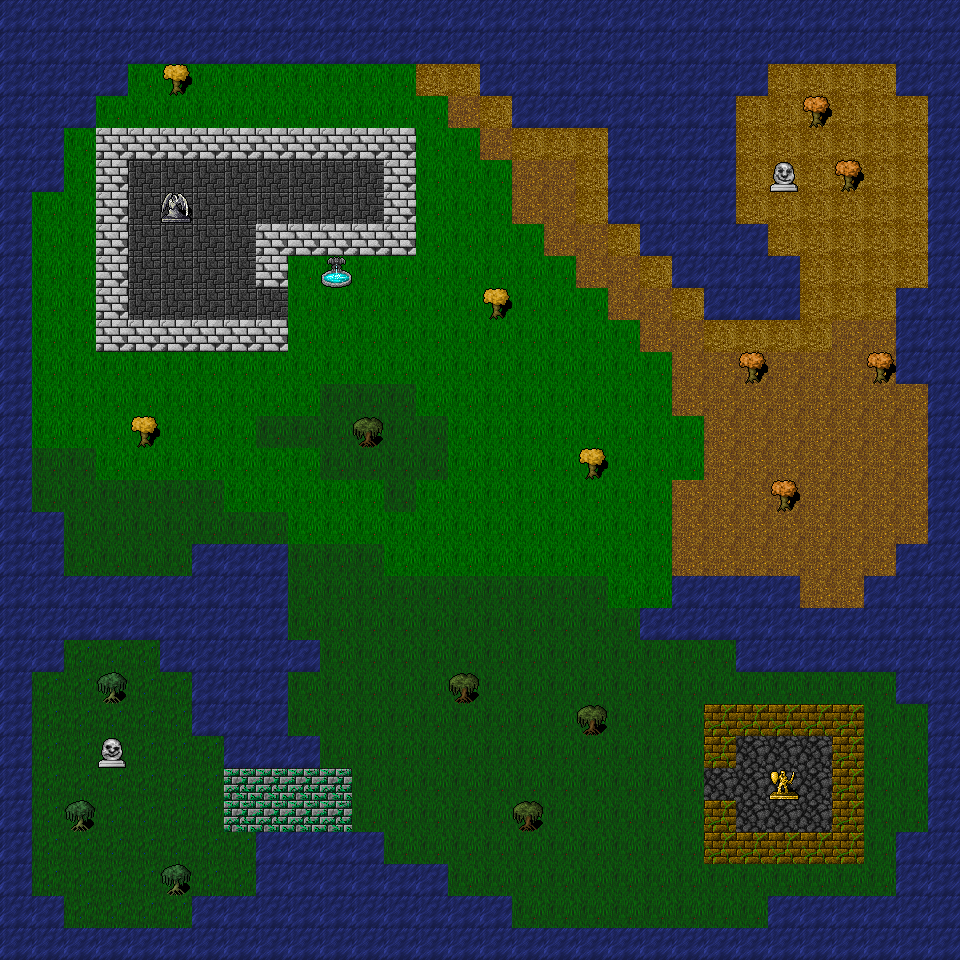

A level layout from a 2D game, rendered from its tile map. Below: a short description, then the map file with its tile-grid data intact:
An orthogonal 30x30 tile map with 32x32 px tiles, 2 tile layers (Background, Collision).

<map version="1.4" tiledversion="1.4.0" orientation="orthogonal" renderorder="right-down" width="30" height="30" tilewidth="32" tileheight="32" infinite="0" nextlayerid="3" nextobjectid="1">
 <editorsettings>
  <export target="tilemap.tmx" format="tmx" />
 </editorsettings>
 <tileset firstgid="1" source="background.tsx" />
 <layer id="1" name="Background" width="30" height="30">
  <data encoding="csv">
0,0,0,0,0,0,0,0,0,0,0,0,0,0,0,0,0,0,0,0,0,0,0,0,0,0,0,0,0,0,
0,0,0,0,0,0,0,0,0,0,0,0,0,0,0,0,0,0,0,0,0,0,0,0,0,0,0,0,0,0,
0,0,0,0,300,300,300,300,300,300,300,300,300,204,204,0,0,0,0,0,0,0,0,0,204,204,204,204,0,0,
0,0,0,300,300,300,300,300,300,300,300,300,300,300,201,204,0,0,0,0,0,0,0,204,204,204,204,204,204,0,
0,0,300,300,300,300,300,300,300,300,300,300,300,300,300,201,204,204,204,0,0,0,0,204,204,204,204,204,204,0,
0,0,300,300,504,504,504,504,504,504,504,504,300,300,300,300,201,201,204,0,0,0,0,204,204,204,204,204,204,0,
0,300,300,300,504,504,504,504,504,504,504,504,300,300,300,300,201,201,204,0,0,0,0,204,204,204,204,204,204,0,
0,300,300,300,504,504,504,504,300,300,300,300,300,300,300,300,300,201,201,204,0,0,0,0,204,204,204,204,204,0,
0,300,300,300,504,504,504,504,300,300,300,300,300,300,300,300,300,300,201,201,204,0,0,0,0,204,204,204,204,0,
0,300,300,300,504,504,504,504,504,300,300,300,300,300,300,300,300,300,300,201,201,204,0,0,0,204,204,204,0,0,
0,300,300,300,300,300,300,300,300,300,300,300,300,300,300,300,300,300,300,300,201,201,204,204,204,204,201,201,0,0,
0,300,300,300,300,300,300,300,300,300,300,300,300,300,300,300,300,300,300,300,300,201,201,201,201,201,201,201,0,0,
0,300,300,300,300,300,300,300,300,300,299,299,299,300,300,300,300,300,300,300,300,201,201,201,201,201,201,201,201,0,
0,300,300,300,300,300,300,300,299,299,299,299,299,299,300,300,300,300,300,300,300,300,201,201,201,201,201,201,201,0,
0,299,299,300,300,300,300,300,300,300,299,299,299,299,300,300,300,300,300,300,300,300,201,201,201,201,201,201,201,0,
0,299,299,299,299,299,299,300,300,300,300,300,299,300,300,300,300,300,300,300,300,201,201,201,201,201,201,201,201,0,
0,0,299,299,299,299,299,299,299,300,300,300,300,300,300,300,300,300,300,300,300,201,201,201,201,201,201,201,201,0,
0,0,299,299,299,299,0,0,0,299,299,299,300,300,300,300,300,300,300,300,300,201,201,201,201,201,201,201,0,0,
0,0,0,0,0,0,0,0,0,299,299,299,299,299,299,299,299,299,299,300,300,0,0,0,0,201,201,0,0,0,
0,0,0,0,0,0,0,0,0,299,299,299,299,299,299,299,299,299,299,299,0,0,0,0,0,0,0,0,0,0,
0,0,293,293,293,0,0,0,0,0,299,299,299,299,299,299,299,299,299,299,299,299,299,0,0,0,0,0,0,0,
0,293,293,293,293,293,0,0,0,299,299,299,299,299,299,299,299,299,299,299,299,299,299,299,299,299,299,299,0,0,
0,293,293,293,293,293,0,0,0,299,299,299,299,299,299,299,299,299,299,299,299,299,299,299,299,299,299,299,299,0,
0,293,293,293,293,293,293,0,0,0,299,299,299,299,299,299,299,299,299,299,299,299,299,153,153,153,299,299,299,0,
0,293,293,293,293,293,293,1346,1346,1346,1346,299,299,299,299,299,299,299,299,299,299,299,153,153,153,153,299,299,299,0,
0,293,293,293,293,293,293,1346,1346,1346,1346,299,299,299,299,299,299,299,299,299,299,299,299,153,153,153,299,299,299,0,
0,293,293,293,293,293,293,293,0,0,0,0,299,299,299,299,299,299,299,299,299,299,299,299,299,299,299,299,0,0,
0,293,293,293,293,293,293,293,0,0,0,0,0,0,299,299,299,299,299,299,299,299,299,299,299,299,299,299,0,0,
0,0,293,293,293,293,0,0,0,0,0,0,0,0,0,0,299,299,299,299,299,299,299,299,0,0,0,0,0,0,
0,0,0,0,0,0,0,0,0,0,0,0,0,0,0,0,0,0,0,0,0,0,0,0,0,0,0,0,0,0
</data>
 </layer>
 <layer id="2" name="Collision" width="30" height="30">
  <data encoding="csv">
269,269,269,269,269,269,269,269,269,269,269,269,269,269,269,269,269,269,269,269,269,269,269,269,269,269,269,269,269,269,
269,269,269,269,269,269,269,269,269,269,269,269,269,269,269,269,269,269,269,269,269,269,269,269,269,269,269,269,269,269,
269,269,269,269,0,846,0,0,0,0,0,0,0,0,0,269,269,269,269,269,269,269,269,269,0,0,0,0,269,269,
269,269,269,0,0,0,0,0,0,0,0,0,0,0,0,0,269,269,269,269,269,269,269,0,0,850,0,0,0,269,
269,269,0,1293,1293,1293,1293,1293,1293,1293,1293,1293,1293,0,0,0,0,0,0,269,269,269,269,0,0,0,0,0,0,269,
269,269,0,1293,0,0,0,0,0,0,0,0,1293,0,0,0,0,0,0,269,269,269,269,0,51,0,850,0,0,269,
269,0,0,1293,0,794,0,0,0,0,0,0,1293,0,0,0,0,0,0,269,269,269,269,0,0,0,0,0,0,269,
269,0,0,1293,0,0,0,0,1293,1293,1293,1293,1293,0,0,0,0,0,0,0,269,269,269,269,0,0,0,0,0,269,
269,0,0,1293,0,0,0,0,1293,0,83,0,0,0,0,0,0,0,0,0,0,269,269,269,269,0,0,0,0,269,
269,0,0,1293,0,0,0,0,0,0,0,0,0,0,0,846,0,0,0,0,0,0,269,269,269,0,0,0,269,269,
269,0,0,1293,1293,1293,1293,1293,1293,0,0,0,0,0,0,0,0,0,0,0,0,0,0,0,0,0,0,0,269,269,
269,0,0,0,0,0,0,0,0,0,0,0,0,0,0,0,0,0,0,0,0,0,0,850,0,0,0,850,269,269,
269,0,0,0,0,0,0,0,0,0,0,0,0,0,0,0,0,0,0,0,0,0,0,0,0,0,0,0,0,269,
269,0,0,0,846,0,0,0,0,0,0,844,0,0,0,0,0,0,0,0,0,0,0,0,0,0,0,0,0,269,
269,0,0,0,0,0,0,0,0,0,0,0,0,0,0,0,0,0,846,0,0,0,0,0,0,0,0,0,0,269,
269,0,0,0,0,0,0,0,0,0,0,0,0,0,0,0,0,0,0,0,0,0,0,0,850,0,0,0,0,269,
269,269,0,0,0,0,0,0,0,0,0,0,0,0,0,0,0,0,0,0,0,0,0,0,0,0,0,0,0,269,
269,269,0,0,0,0,269,269,269,0,0,0,0,0,0,0,0,0,0,0,0,0,0,0,0,0,0,0,269,269,
269,269,269,269,269,269,269,269,269,0,0,0,0,0,0,0,0,0,0,0,0,269,269,269,269,0,0,269,269,269,
269,269,269,269,269,269,269,269,269,0,0,0,0,0,0,0,0,0,0,0,269,269,269,269,269,269,269,269,269,269,
269,269,0,0,0,269,269,269,269,269,0,0,0,0,0,0,0,0,0,0,0,0,0,269,269,269,269,269,269,269,
269,0,0,843,0,0,269,269,269,0,0,0,0,0,844,0,0,0,0,0,0,0,0,0,0,0,0,0,269,269,
269,0,0,0,0,0,269,269,269,0,0,0,0,0,0,0,0,0,844,0,0,0,1007,1007,1007,1007,1007,0,0,269,
269,0,0,45,0,0,0,269,269,269,0,0,0,0,0,0,0,0,0,0,0,0,1007,0,0,0,1007,0,0,269,
269,0,0,0,0,0,0,0,0,0,0,0,0,0,0,0,0,0,0,0,0,0,0,0,858,0,1007,0,0,269,
269,0,843,0,0,0,0,0,0,0,0,0,0,0,0,0,844,0,0,0,0,0,1007,0,0,0,1007,0,0,269,
269,0,0,0,0,0,0,0,269,269,269,269,0,0,0,0,0,0,0,0,0,0,1007,1007,1007,1007,1007,0,269,269,
269,0,0,0,0,843,0,0,269,269,269,269,269,269,0,0,0,0,0,0,0,0,0,0,0,0,0,0,269,269,
269,269,0,0,0,0,269,269,269,269,269,269,269,269,269,269,0,0,0,0,0,0,0,0,269,269,269,269,269,269,
269,269,269,269,269,269,269,269,269,269,269,269,269,269,269,269,269,269,269,269,269,269,269,269,269,269,269,269,269,269
</data>
 </layer>
</map>
